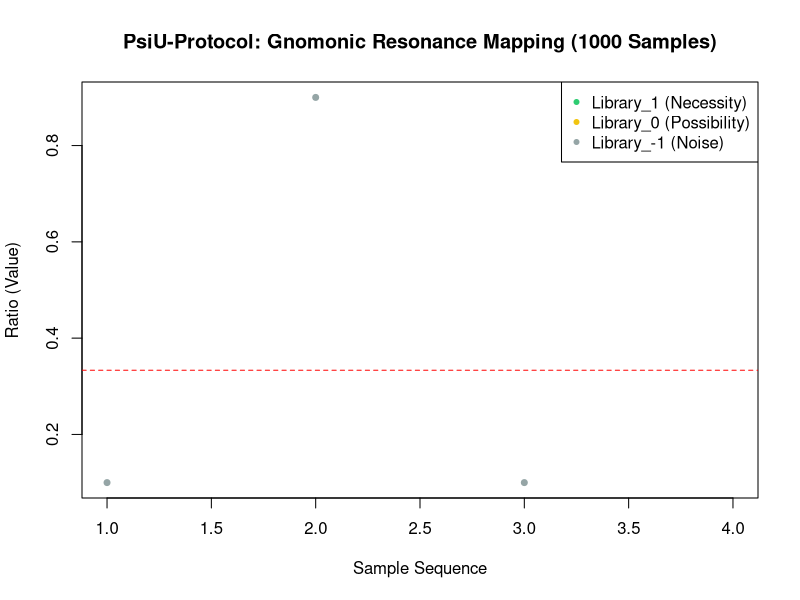

Recreate this plot in R.
# PROGETTO: PSIU-PROTOCOL (HoTT-Inspired Data Analysis)
# MOTORE  : GNOMONIC RESONANCE SIEVE v2.0 - "STRESS TEST EDITION"
# AUTORE  : Roberto Lombardi 
# LICENZA : [MIT]


target_gnomonic <- 1/3
threshold_necessity <- 0.01
threshold_possibility <- 0.10

# --- FIX INGEGNERISTICO ---
# Carichiamo i dati. Se il file non esiste, il programma deve fermarsi (FAIL-SAFE)
# Non creiamo più dati finti: vogliamo solo la verità.
if (!file.exists("input_potential.csv")) {
  stop("ERRORE CRITICO: Il file input_potential.csv non è presente. Validazione interrotta.")
}

S <- read.csv("input_potential.csv")

# Calcolo scostamento
S$scostamento <- abs(S$ratio - target_gnomonic)
S$library_status <- cut(S$scostamento,
  breaks = c(-Inf, threshold_necessity, threshold_possibility, Inf),
  labels = c("Library_1 (Necessity)", "Library_0 (Possibility)", "Library_-1 (Noise)"))

# --- GENERAZIONE GRAFICO ---
png("psi_u_resonance_map.png", width = 1000, height = 600, res = 100)
col_palette <- c("#2ecc71", "#f1c40f", "#95a5a6")

# Usiamo pch=20 per vedere meglio i 1000 punti (punti più piccoli e definiti)
plot(S$ratio, col = col_palette[S$library_status],
     pch = 20, cex = 1.2, main = "PsiU-Protocol: Gnomonic Resonance Mapping (1000 Samples)",
     xlab = "Sample Sequence", ylab = "Ratio (Value)")

abline(h = target_gnomonic, col = "red", lty = 2)
legend("topright", legend = levels(S$library_status), col = col_palette, pch = 20)
dev.off()

write.csv(S, "results_full_analysis.csv", row.names = FALSE)
cat("Processo completato su", nrow(S), "campioni. Mappa generata.\n")
